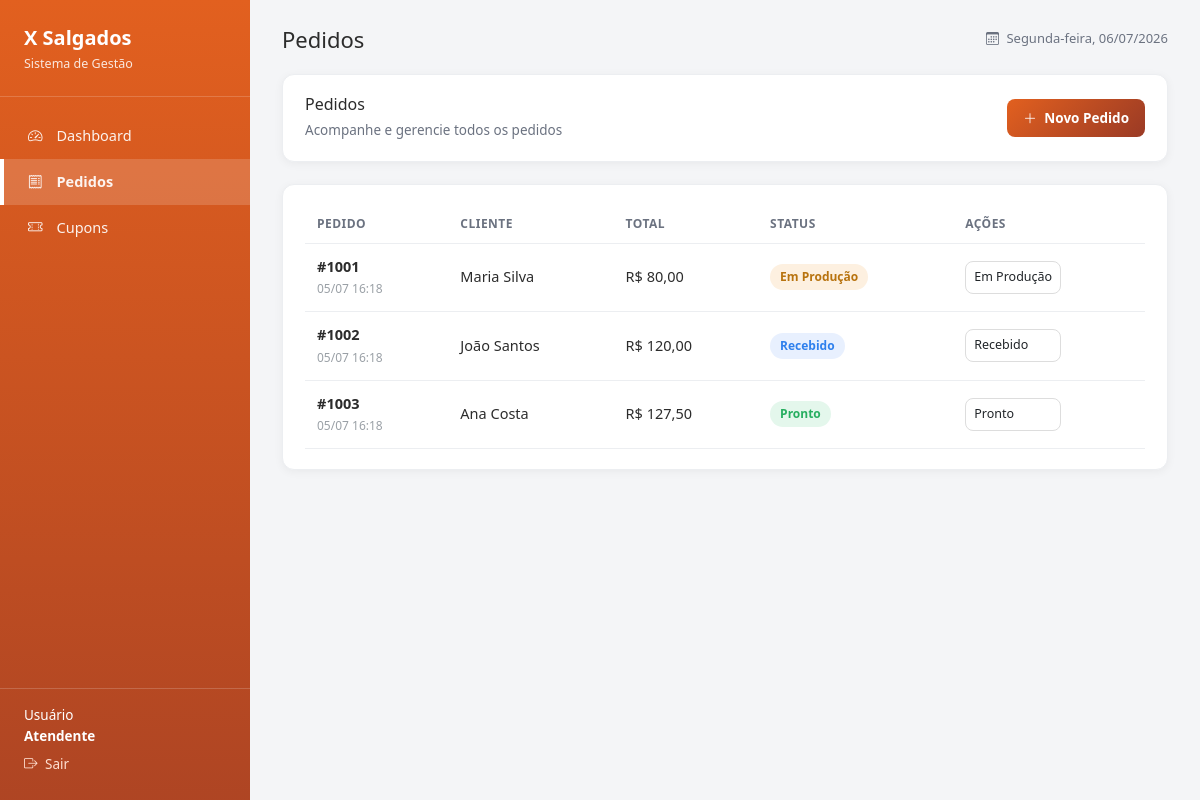
/atendente/pedidos.php (signed in), run on the app's committed database.
### tables this page shows
CREATE TABLE pedidos (
    id INT AUTO_INCREMENT PRIMARY KEY,
    cliente_id INT NOT NULL,
    atendente_id INT NULL,
    entregador_id INT NULL,
    forma_pagamento ENUM('Dinheiro','Cartão','Pix') NOT NULL DEFAULT 'Dinheiro',
    observacoes VARCHAR(255),
    status ENUM('recebido','em_producao','pronto','em_entrega','entregue','cancelado') NOT NULL DEFAULT 'recebido',
    total DECIMAL(10,2) NOT NULL DEFAULT 0,
    criado_em DATETIME DEFAULT CURRENT_TIMESTAMP,
    atualizado_em DATETIME DEFAULT CURRENT_TIMESTAMP ON UPDATE CURRENT_TIMESTAMP,
    FOREIGN KEY (cliente_id) REFERENCES clientes(id),
    FOREIGN KEY (atendente_id) REFERENCES usuarios(id),
    FOREIGN KEY (entregador_id) REFERENCES usuarios(id)
);

CREATE TABLE clientes (
    id INT AUTO_INCREMENT PRIMARY KEY,
    nome VARCHAR(120) NOT NULL,
    telefone VARCHAR(20) NOT NULL,
    cep VARCHAR(10),
    endereco VARCHAR(180),
    numero VARCHAR(10),
    complemento VARCHAR(100),
    bairro VARCHAR(80),
    cidade VARCHAR(80),
    estado VARCHAR(2),
    observacoes VARCHAR(150),
    criado_em DATETIME DEFAULT CURRENT_TIMESTAMP
);

### atendente/pedidos.php (the view, shortened to what this page needs)
<?php
require __DIR__ . '/../config/conexao.php';
$modoNovo = isset($_GET['novo']);
if ($modoNovo) {
    $clientes = $pdo->query("SELECT id, nome, telefone FROM clientes ORDER BY nome")->fetchAll();
    $produtos = $pdo->query("SELECT * FROM produtos WHERE ativo = 1 ORDER BY nome")->fetchAll();
} else {
    $pedidos = $pdo->query("
    SELECT p.*, c.nome AS cliente, c.endereco, c.numero, c.bairro, c.cidade
    FROM pedidos p JOIN clientes c ON c.id = p.cliente_id
    ORDER BY p.criado_em DESC
")->fetchAll();
}
$statusLabels = [
    'recebido' => 'Recebido', 'em_producao' => 'Em Produção', 'pronto' => 'Pronto',
    'em_entrega' => 'Em Entrega', 'entregue' => 'Entregue', 'cancelado' => 'Cancelado',
];
require __DIR__ . '/../includes/header.php';
?>
<?php if ($modoNovo): ?>
    <div class="gf-panel">
        <h3>Novo Pedido</h3>
        <span style="color:#6b7280;font-size:13.5px;">Cadastre um novo pedido de cliente</span>
    </div>
    <form method="post" id="formPedido">
        <input type="hidden" name="itens_pedido" id="itensPedidoInput" value="{}">
        <div class="gf-panel">
            <h3>Informações do Cliente</h3>
            <label class="form-label">Selecionar Cliente *</label>
            <select name="cliente_id" class="form-select" required>
                <option value="">Buscar cliente por nome ou telefone...</option>
                <?php foreach ($clientes as $c): ?>
                    <option value="<?= $c['id'] ?>"><?= htmlspecialchars($c['nome']) ?> — <?= htmlspecialchars($c['telefone']) ?></option>
                <?php endforeach; ?>
            </select>
            <?php if (!$clientes): ?>
                <p style="color:#999;font-size:13px;">Nenhum cliente cadastrado ainda. Peça para o cliente se cadastrar pelo próprio link de pedido, ou peça ao administrador para cadastrá-lo.</p>
            <?php endif; ?>
        </div>
        <div class="gf-panel">
            <h3>Produtos</h3>
            <div class="gf-cards">
                <?php foreach ($produtos as $p): ?>
                    <div class="gf-card" style="display:flex;justify-content:space-between;align-items:center;">
                        <div>
                            <strong><?= htmlspecialchars($p['nome']) ?></strong><br>
                            <span style="color:#6b7280;font-size:13px;">R$ <?= number_format($p['preco'],2,',','.') ?></span>
                        </div>
                        <button type="button" class="btn btn-primary" onclick="adicionarProduto(<?= $p['id'] ?>,'<?= htmlspecialchars($p['nome'], ENT_QUOTES) ?>',<?= $p['preco'] ?>)">+</button>
                    </div>
                <?php endforeach; ?>
            </div>
        </div>
        <div class="gf-panel">
            <h3>Pagamento e Observações</h3>
            <label class="form-label">Forma de Pagamento *</label>
            <select name="forma_pagamento" class="form-select" required>
                <option value="Dinheiro">Dinheiro</option>
                <option value="Cartão">Cartão</option>
                <option value="Pix">Pix</option>
            </select>
            <label class="form-label">Observações</label>
            <textarea name="observacoes" class="form-control" rows="3" placeholder="Observações sobre o pedido..."></textarea>
        </div>
        <div class="gf-panel" style="background:#fdf1e4;">
            <h3><i class="bi bi-receipt"></i> Resumo do Pedido</h3>
            <div id="resumoItens" style="margin-bottom:10px;">Nenhum item selecionado</div>
            <div style="display:flex;justify-content:space-between;"><span>Total de Itens:</span><strong id="resumoQtd">0</strong></div>
            <div style="display:flex;justify-content:space-between;margin-bottom:14px;"><span>Total:</span><strong id="resumoTotal">R$ 0.00</strong></div>
            <button type="submit" class="btn btn-primary" style="width:100%;">Confirmar Pedido</button>
        </div>
    </form>
<?php else: ?>
    <div class="gf-panel" style="display:flex;justify-content:space-between;align-items:center;">
        <div>
            <h3 style="margin-bottom:2px;">Pedidos</h3>
            <span style="color:#6b7280;font-size:13.5px;">Acompanhe e gerencie todos os pedidos</span>
        </div>
        <a href="?novo=1" class="btn btn-primary"><i class="bi bi-plus-lg"></i> Novo Pedido</a>
    </div>
    <div class="gf-panel">
        <table class="gf-table">
            <thead><tr><th>Pedido</th><th>Cliente</th><th>Total</th><th>Status</th><th>Ações</th></tr></thead>
            <tbody>
            <?php foreach ($pedidos as $p): ?>
                <tr>
                    <td><strong>#<?= 1000 + $p['id'] ?></strong><br>
                        <span style="color:#9aa0a6;font-size:12px;"><?= date('d/m H:i', strtotime($p['criado_em'])) ?></span></td>
                    <td><?= htmlspecialchars($p['cliente']) ?></td>
                    <td>R$ <?= number_format($p['total'],2,',','.') ?></td>
                    <td><span class="badge-status badge-<?= $p['status'] ?>"><?= $statusLabels[$p['status']] ?></span></td>
                    <td>
    <div style="display:flex;gap:6px;align-items:center;flex-wrap:wrap;">
        <form method="get" style="display:inline-flex;gap:6px;align-items:center;margin:0;">
            <select name="status" class="form-select" style="margin:0;padding:6px 8px;font-size:12.5px;" onchange="this.form.submit()">
                <?php foreach ($statusLabels as $key => $label): ?>
                    <option value="<?= $key ?>" <?= $p['status'] === $key ? 'selected' : '' ?>><?= $label ?></option>
                <?php endforeach; ?>
            </select>
        </form>
    </div>
</td>
                </tr>
            <?php endforeach; ?>
            </tbody>
        </table>
    </div>
<?php endif; ?>
<?php require __DIR__ . '/../includes/footer.php'; ?>

### assets/css/style.css (style rules this page uses)
:root { --gf-dark: #9a3a25; --gf-primary: #e2601f; --gf-primary-light: #f0a06b; --gf-accent: #8b3220; --gf-bg: #f4f5f7; --gf-white: #ffffff; --gf-text: #2c2c2c; --gf-text-light: #6b7280; --gf-border: #eceef1; --gf-blue: #2f80ed; --gf-yellow: #f2a93b; --gf-green: #27ae60; --gf-purple: #8e44ad; --gf-gray: #9aa0a6; --gf-red: #e74c3c; }
* { box-sizing: border-box; }
body { font-family: 'Segoe UI', Roboto, Arial, sans-serif; background: var(--gf-bg); color: var(--gf-text); margin: 0; }
a { text-decoration: none; }
.form-control, .form-select { width: 100%; padding: 11px 14px; border: 1px solid #ddd; border-radius: 8px; font-size: 14.5px; margin-bottom: 18px; background: #fff; }
.gf-panel { background: var(--gf-white); border-radius: 12px; padding: 20px 22px; box-shadow: 0 2px 10px rgba(0,0,0,0.05); border: 1px solid var(--gf-border); margin-bottom: 22px; }
.gf-panel h3 { margin-top: 0; font-size: 16px; }
.gf-table { width: 100%; border-collapse: collapse; }
.gf-table th { text-align: left; font-size: 12px; text-transform: uppercase; letter-spacing: .04em; color: var(--gf-text-light); padding: 10px 12px; border-bottom: 1px solid var(--gf-border); }
.gf-table td { padding: 12px; border-bottom: 1px solid var(--gf-border); font-size: 14.5px; vertical-align: middle; }
.badge-status { display: inline-block; padding: 4px 10px; border-radius: 20px; font-size: 12px; font-weight: 600; }
.badge-recebido { background:#e8f0fe; color: var(--gf-blue); }
.badge-em_producao { background:#fdf0e0; color: #b8730f; }
.badge-pronto { background:#e4f7ec; color: var(--gf-green); }
.btn { border:none; border-radius:8px; padding:9px 16px; font-size:13.5px; font-weight:600; cursor:pointer; }
.btn-primary { background: linear-gradient(135deg, var(--gf-primary), var(--gf-dark)); color:#fff; }
.gf-nav a i, .btn i, .gf-sidebar__footer .logout i { margin-right: 4px; }

### data on the page
pedidos: 1000 + $p['id'] "1001", criado_em "05/07 16:18", cliente.nome "Maria Silva", total "80,00", status "Em Produção"
pedidos: 1000 + $p['id'] "1002", criado_em "05/07 16:18", cliente.nome "João Santos", total "120,00", status "Recebido"
pedidos: 1000 + $p['id'] "1003", criado_em "05/07 16:18", cliente.nome "Ana Costa", total "127,50", status "Pronto"

### other printed values
$label "Dashboard"
$label "Pedidos"
$label "Cupons"
$rotulos[$tipo] "Atendente"
$tituloPagina "Pedidos"
